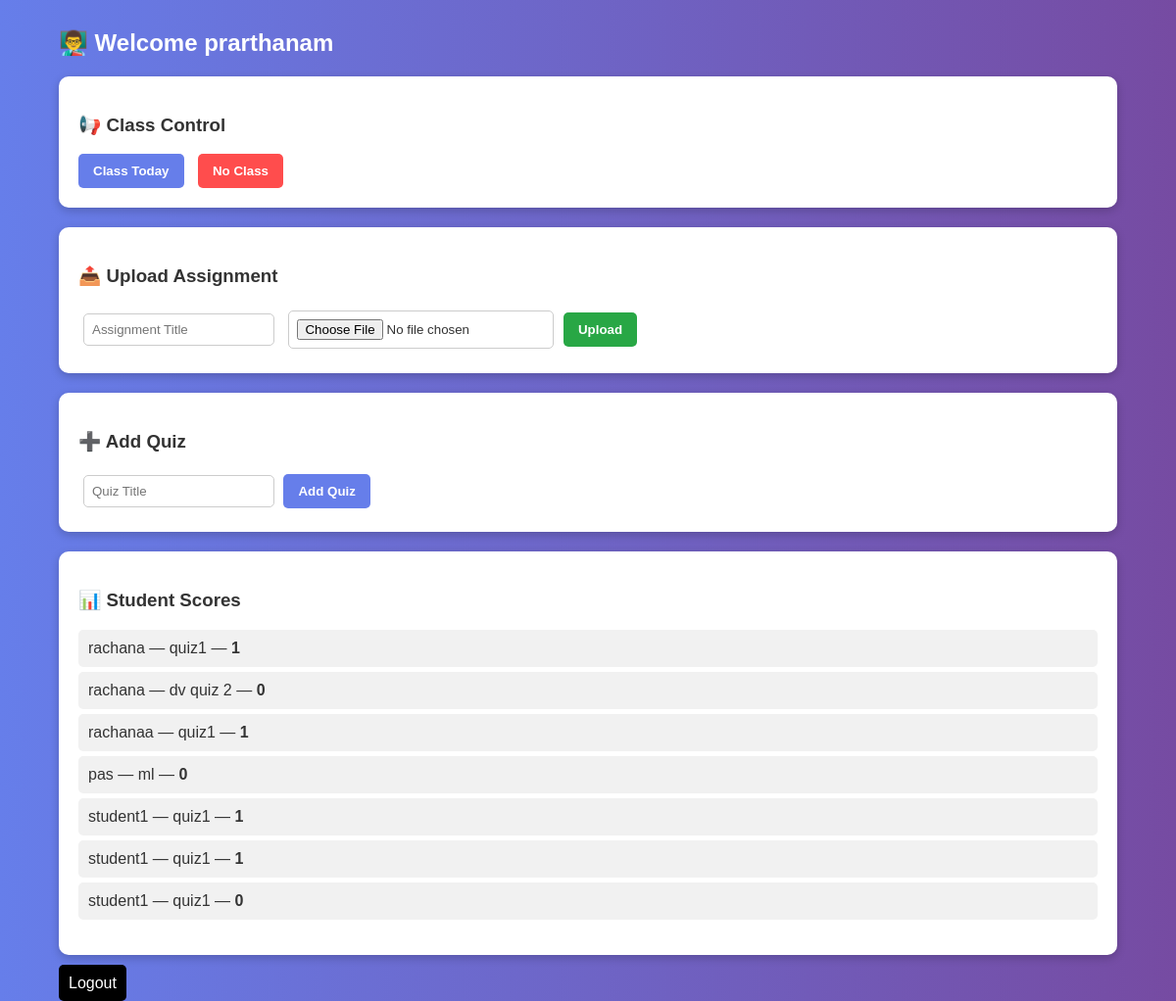
The page /teacher-dashboard/ (signed in) on the database as committed earlier.
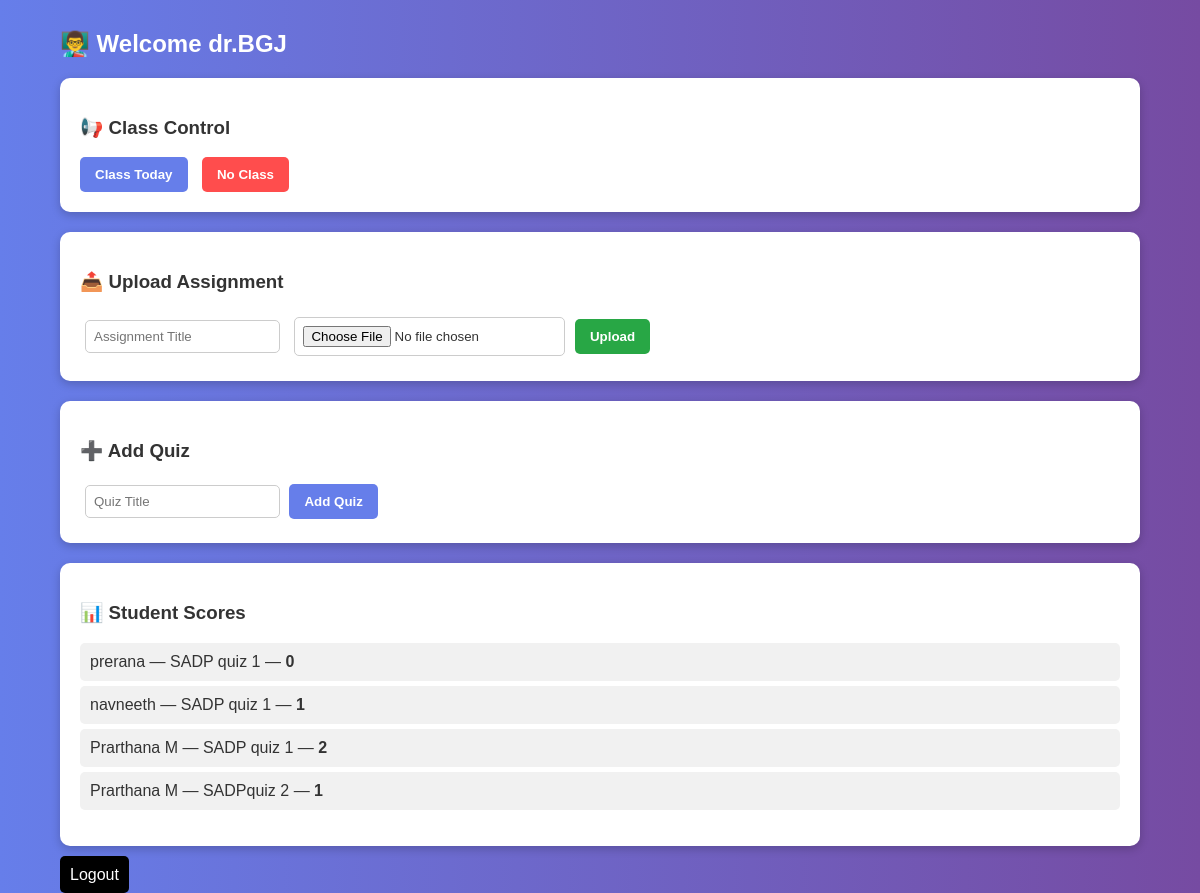
The same page on the database as committed later.
### core/models.py (models this page shows, shortened)
class Teacher(models.Model):
    user = models.OneToOneField(User, on_delete=models.CASCADE, null=True)
    name = models.CharField(max_length=100)
    email = models.EmailField()

class Result(models.Model):
    student = models.ForeignKey(Student, on_delete=models.CASCADE)
    quiz = models.ForeignKey(Quiz, on_delete=models.CASCADE)
    score = models.IntegerField()
    created_at = models.DateTimeField(auto_now_add=True)

class Student(models.Model):
    user = models.OneToOneField(User, on_delete=models.CASCADE, null=True)
    name = models.CharField(max_length=100)
    email = models.EmailField()

class Quiz(models.Model):
    title = models.CharField(max_length=100)
    teacher = models.ForeignKey(Teacher, on_delete=models.CASCADE)
    created_at = models.DateTimeField(auto_now_add=True)

### core/views.py (the view, shortened to what this page needs)
# urls.py: path('teacher-dashboard/', views.teacher_dashboard, name='teacher_dashboard'),
@login_required
def teacher_dashboard(request):
    teacher = Teacher.objects.get(user=request.user)
    assignments = Assignment.objects.filter(teacher=teacher)
    results = Result.objects.all()
    return render(request, 'teacher_dashboard.html', {
        'teacher': teacher,
        'assignments': assignments,
        'results': results
    })

### core/templates/teacher_dashboard.html (shortened to what this page needs)
<!DOCTYPE html>
<html>
<head>
</head>
<body>
<div class="container">
    <h2>👨‍🏫 Welcome {{ teacher.name }}</h2>
    <div class="card">
        <h3>📢 Class Control</h3>
        <form method="POST">
            <button name="class_today" class="btn-primary">Class Today</button>
            <button name="no_class" class="btn-danger">No Class</button>
        </form>
    </div>
    <div class="card">
        <h3>📤 Upload Assignment</h3>
        <form method="POST" enctype="multipart/form-data">
            <input type="text" name="title" placeholder="Assignment Title" required>
            <input type="file" name="file" required>
            <button name="upload_assignment" class="btn-success">Upload</button>
        </form>
    </div>
    <div class="card">
        <h3>➕ Add Quiz</h3>
        <form method="POST">
            <input type="text" name="quiz_title" placeholder="Quiz Title" required>
            <button name="add_quiz" class="btn-primary">Add Quiz</button>
        </form>
    </div>
    <div class="card">
        <h3>📊 Student Scores</h3>
        <ul>
        {% for r in results %}
            <li>{{ r.student.name }} — {{ r.quiz.title }} — <strong>{{ r.score }}</strong></li>
        {% empty %}
            <li>No results yet</li>
        {% endfor %}
        </ul>
    </div>
    <a href="{% url 'logout' %}" class="logout">Logout</a>
</div>
</body>
</html>

### core/templates/teacher_dashboard.html (style rules this page uses)
body { font-family: Arial; background: linear-gradient(to right, #667eea, #764ba2); margin: 0; color: #333; }
.container { width: 90%; margin: auto; margin-top: 30px; }
h2 { color: white; }
.card { background: white; padding: 20px; margin-bottom: 20px; border-radius: 10px; box-shadow: 0 3px 10px rgba(0,0,0,0.2); }
button { padding: 10px 15px; border: none; border-radius: 5px; cursor: pointer; margin-right: 10px; font-weight: bold; }
.btn-primary { background: #667eea; color: white; }
.btn-danger { background: #ff4d4d; color: white; }
.btn-success { background: #28a745; color: white; }
input { padding: 8px; margin: 5px; border-radius: 5px; border: 1px solid #ccc; }
ul { padding: 0; }
li { list-style: none; background: #f1f1f1; padding: 10px; margin-bottom: 5px; border-radius: 5px; }
.logout { background: black; color: white; padding: 10px; text-decoration: none; border-radius: 5px; }

Rows that differ between the two databases and show on the page:
removed Result: student.name "rachana", quiz "quiz1", score "1"
removed Result: student.name "rachana", quiz "dv quiz 2", score "0"
removed Result: student.name "rachanaa", quiz "quiz1", score "1"
removed Result: student.name "student1", quiz "quiz1", score "1"
removed Result: student.name "student1", quiz "quiz1", score "1"
removed Result: student.name "student1", quiz "quiz1", score "0"
changed Teacher: name "prarthanam" → "dr.BGJ"
changed through a linked row, Result: student.name "pas" → "prerana"; quiz "ml" → "SADP quiz 1"
added Result: student.name "navneeth", quiz "SADP quiz 1", score "1"
added Result: student.name "Prarthana M", quiz "SADP quiz 1", score "2"
added Result: student.name "Prarthana M", quiz "SADPquiz 2", score "1"
